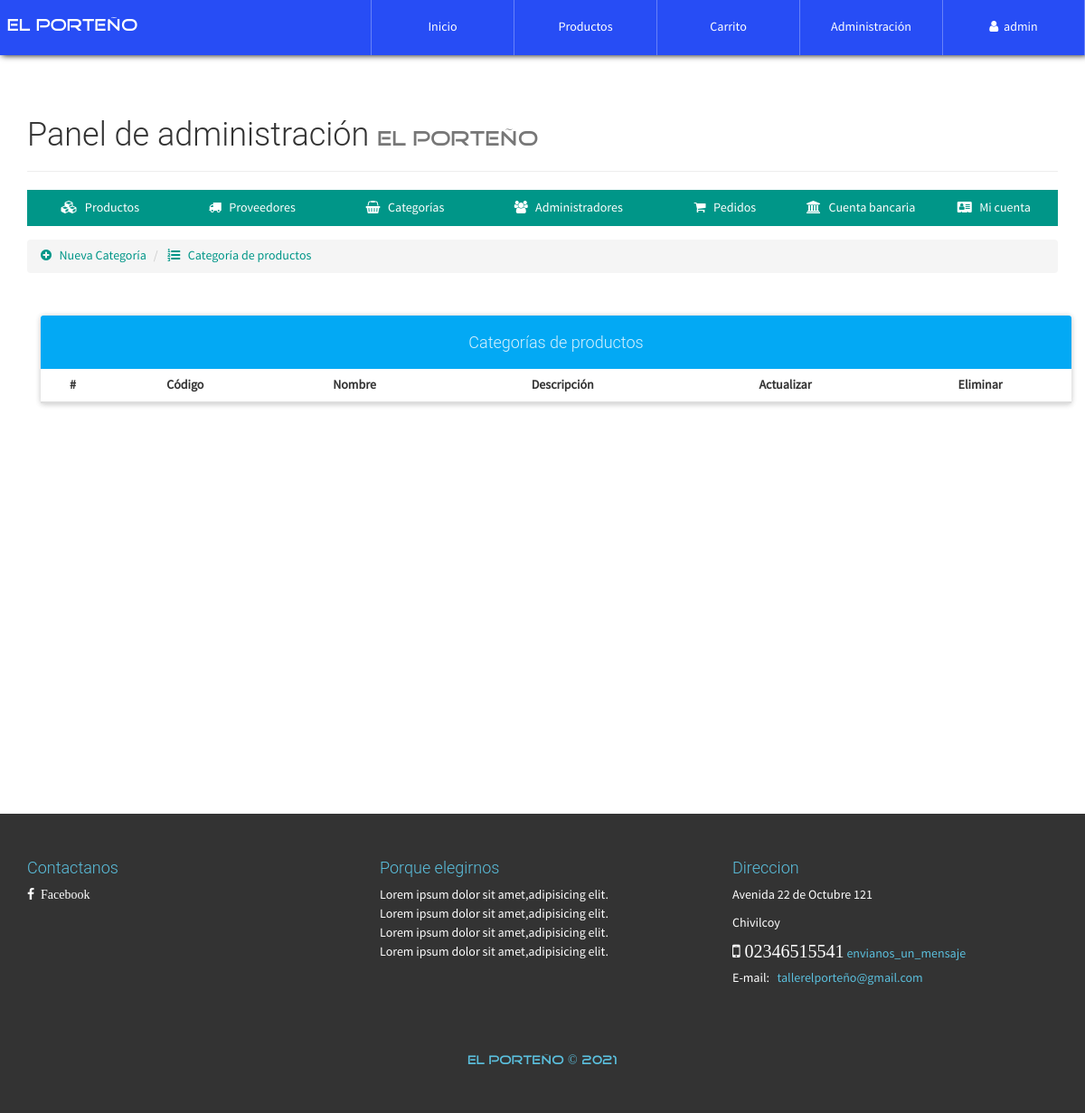
/configAdmin.php?view=categorylist (signed in), run on an earlier commit of the app's database.
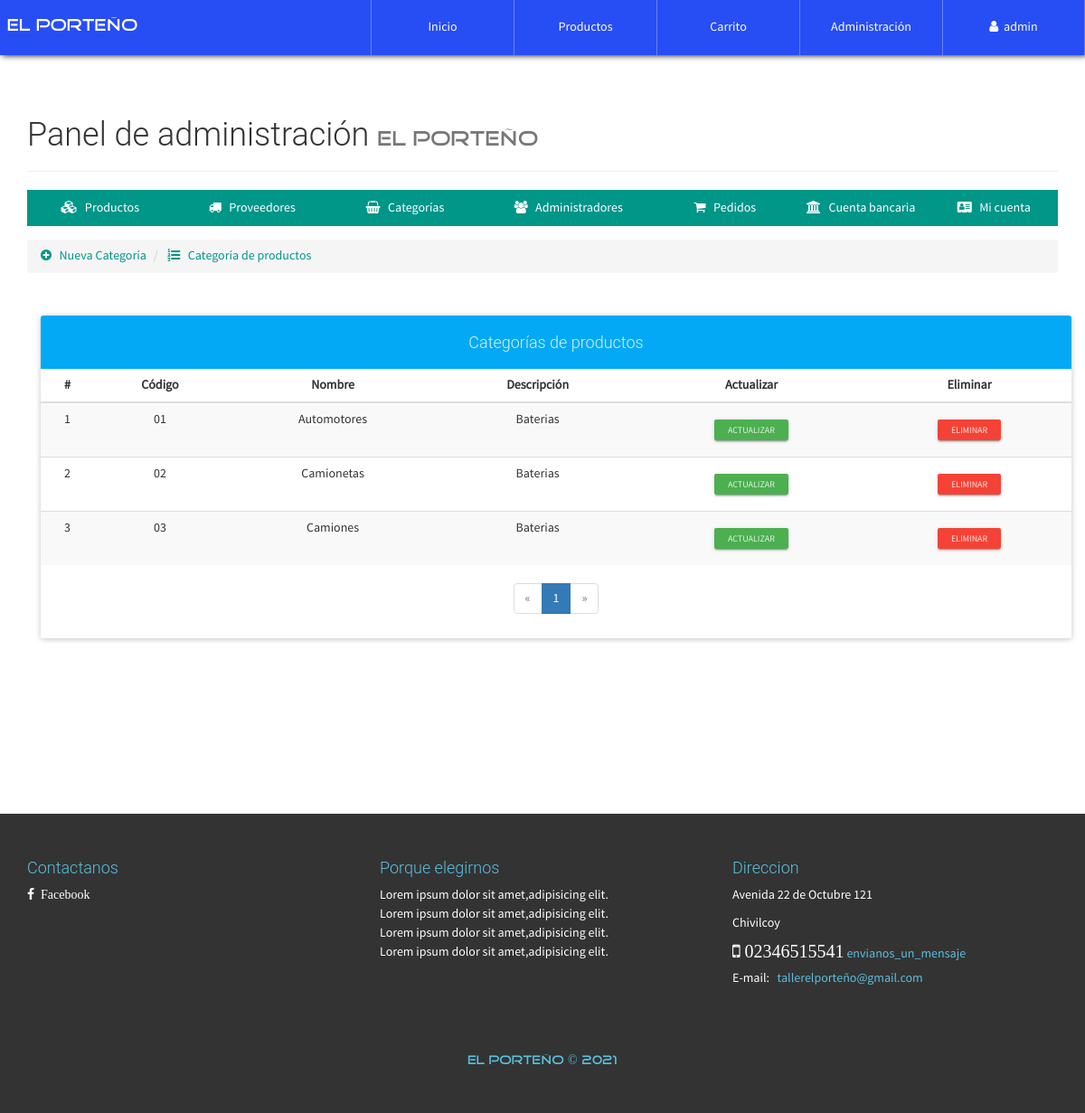
And on a later commit of the database.
### tables this page shows
CREATE TABLE `categoria` (
  `CodigoCat` varchar(30) NOT NULL,
  `Nombre` varchar(30) NOT NULL,
  `Descripcion` text NOT NULL
);

### admin/categorylist-view.php (the view, shortened to what this page needs)
<ul class="breadcrumb" style="margin-bottom: 5px;">
    <li>
        <a href="configAdmin.php?view=category">
            <i class="fa fa-plus-circle" aria-hidden="true"></i> &nbsp; Nueva Categoría
        </a>
    </li>
    <li>
        <a href="configAdmin.php?view=categorylist"><i class="fa fa-list-ol" aria-hidden="true"></i> &nbsp; Categoría de productos</a>
    </li>
</ul>
<div class="container">
	<div class="row">
        <div class="col-xs-12">
            <br><br>
            <div class="panel panel-info">
                <div class="panel-heading text-center"><h4>Categorías de productos</h4></div>
                <div class="table-responsive">
                    <table class="table table-striped table-hover">
                        <thead class="">
                            <tr>
                            	<th class="text-center">#</th>
                                <th class="text-center">Código</th>
                                <th class="text-center">Nombre</th>
                                <th class="text-center">Descripción</th>
                                <th class="text-center">Actualizar</th>
                              	<th class="text-center">Eliminar</th>
                            </tr>
                        </thead>
                        <tbody>
                            <?php
                            	$mysqli = mysqli_connect(SERVER, USER, PASS, BD);
								mysqli_set_charset($mysqli, "utf8");
								$pagina = isset($_GET['pag']) ? (int)$_GET['pag'] : 1;
								$regpagina = 30;
								$inicio = ($pagina > 1) ? (($pagina * $regpagina) - $regpagina) : 0;
								$categorias=mysqli_query($mysqli,"SELECT SQL_CALC_FOUND_ROWS * FROM categoria LIMIT $inicio, $regpagina");
								$totalregistros = mysqli_query($mysqli,"SELECT FOUND_ROWS()");
								$totalregistros = mysqli_fetch_array($totalregistros, MYSQLI_ASSOC);
								$numeropaginas = ceil($totalregistros["FOUND_ROWS()"]/$regpagina);
								$cr=$inicio+1;
                              while($cate=mysqli_fetch_array($categorias, MYSQLI_ASSOC)){
                            ?>
                            <tr>
	                            <td class="text-center"><?php echo $cr; ?></td>
	                        	<td class="text-center"><?php echo $cate['CodigoCat']; ?></td>
	                        	<td class="text-center"><?php echo $cate['Nombre']; ?></td>
	                        	<td class="text-center"><?php echo $cate['Descripcion']; ?></td>
	                        	<td class="text-center">
	                        		<a href="configAdmin.php?view=categoryinfo&code=<?php echo $cate['CodigoCat']; ?>" class="btn btn-raised btn-xs btn-success">Actualizar</a>
	                        	</td>
	                        	<td class="text-center">
	                        		<form action="process/delcategori.php" method="POST" class="FormCatElec" data-form="delete">
	                        			<button type="submit" class="btn btn-raised btn-xs btn-danger">Eliminar</button>
	                        		</form>
	                        	</td>
                            </tr>
                            <?php
                            	$cr++;
                              }
                            ?>
                        </tbody>
                    </table>
                </div>
                <?php if($numeropaginas>=1): ?>
                <div class="text-center">
                  <ul class="pagination">
                    <?php if($pagina == 1): ?>
                        <li class="disabled">
                            <a>
                                <span aria-hidden="true">&laquo;</span>
                            </a>
                        </li>
                    <?php endif; ?>
                    <?php
                        for($i=1; $i <= $numeropaginas; $i++ ){
                            if($pagina == $i){
                                echo '<li class="active"><a href="configAdmin.php?view=categorylist&pag='.$i.'">'.$i.'</a></li>';
                            }else{
                                echo '<li><a href="configAdmin.php?view=categorylist&pag='.$i.'">'.$i.'</a></li>';
                            }
                        }
                    ?>
                    <?php if($pagina == $numeropaginas): ?>
                        <li class="disabled">
                            <a>
                                <span aria-hidden="true">&raquo;</span>
                            </a>
                        </li>
                    <?php endif; ?>
                  </ul>
                </div>
                <?php endif; ?>
            </div>
        </div>
	</div>
</div>

What changed in the data, as far as the page shows it:
added categoria: CodigoCat "01", Nombre "Automotores", Descripcion "Baterias"
added categoria: CodigoCat "02", Nombre "Camionetas", Descripcion "Baterias"
added categoria: CodigoCat "03", Nombre "Camiones", Descripcion "Baterias"
Also different on the page:
new list line: "1"
